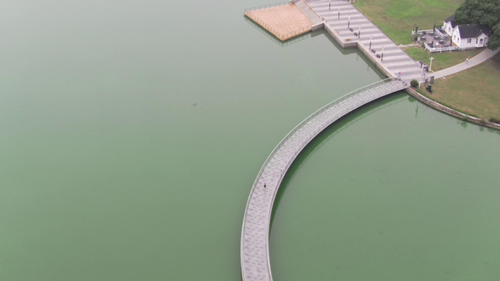
#> input picture SpaceLab/2.png, 500 x 281 px, shrunk from 1920 x 1080 before the run, found by its file name
$ python SequenceMatching.py
#> lines starting #> are read from the running program, lines starting #| are printed output that depends on the picture
import cv2
import numpy as np
import seaborn as sns
import matplotlib.pyplot as plt

def jaccard_similarity(set_a, set_b):
    intersection = set_a.intersection(set_b)
    union = set_a.union(set_b)
    return len(intersection) / len(union)

def sorensen_dice_similarity(set_a, set_b):
    intersection = set_a.intersection(set_b)
    return 2 * len(intersection) / (len(set_a) + len(set_b))

def hash_similarity(str_a, str_b):
    return sum(1 for a, b in zip(str_a, str_b) if a == b) / len(str_a)


def calculate_similarity(seq_a, seq_b, method="jaccard"):
    set_a, set_b = set(seq_a), set(seq_b)
    if method == "jaccard":
        return jaccard_similarity(set_a, set_b)
    elif method == "sorensen_dice":
        return sorensen_dice_similarity(set_a, set_b)
    elif method == "hash":
        return hash_similarity(seq_a, seq_b)
    else:
        raise ValueError(f"Unknown similarity method: {method}")

def dynamic_time_warping(seq_a, seq_b):
    len_a, len_b = len(seq_a), len(seq_b)
    dtw_matrix = np.zeros((len_a + 1, len_b + 1))

    for i in range(len_a + 1):
        for j in range(len_b + 1):
            dtw_matrix[i, j] = np.inf
    dtw_matrix[0, 0] = 0

    for i in range(1, len_a + 1):
        for j in range(1, len_b + 1):
            cost = abs(seq_a[i - 1] - seq_b[j - 1])
            dtw_matrix[i, j] = cost + min(dtw_matrix[i - 1, j], dtw_matrix[i, j - 1], dtw_matrix[i - 1, j - 1])

    return dtw_matrix[len_a, len_b]

jaccard_result_list = []
sorensen_dice_result_liat = []
hash_result_list = []
dym_list = []

def SequenceMatching(images):

    img1 = cv2.imread(images[0], cv2.IMREAD_UNCHANGED)
#> img1 is the input picture: shape (281, 500, 3); mean B, G, R 140.2, 157.9, 145.2
    img2 = cv2.imread(images[1], cv2.IMREAD_UNCHANGED)
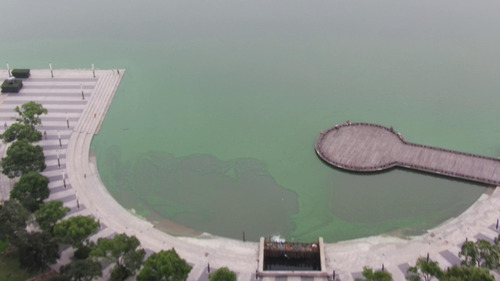
#> input picture SpaceLab/1.png, 500 x 281 px, shrunk from 1920 x 1080 before the run, found by its file name
#> img2 is the input picture: shape (281, 500, 3); mean B, G, R 134.3, 141, 135

    orb = cv2.ORB_create()

    kp1, des1 = orb.detectAndCompute(img1, None)
#> kp1 = 318 keypoints; strongest (x, y, size): (461, 37, 31), (413, 82, 44.6), (431, 47, 31), (431, 46, 37.2)
    kp2, des2 = orb.detectAndCompute(img2, None)
#> kp2 = 368 keypoints; strongest (x, y, size): (317, 244, 31), (35, 115, 31), (313, 245, 31), (173, 249, 31)

    bf = cv2.BFMatcher(cv2.NORM_HAMMING, crossCheck=True)
    matches = bf.match(des1, des2)
#> matches = 82 matches
    matches = sorted(matches, key=lambda x: x.distance)

    for i in range(0,len(matches)):


        x1 = kp1[matches[i].queryIdx].pt[0]
        y1 = kp1[matches[i].queryIdx].pt[1]

        x2 = kp2[matches[i].trainIdx].pt[0]
        y2 = kp2[matches[i].trainIdx].pt[1]


        roi1 = img1[int(y1) - 8:int(y1) + 8, int(x1) - 8:int(x1) + 8]
        roi2 = img1[int(y2) - 8:int(y2) + 8, int(x2) - 8:int(x2) + 8]
        sequence1 = roi1.flatten()
        sequence2 = roi2.flatten()

        jaccard_result = calculate_similarity(sequence1, sequence2, method="jaccard")
        sorensen_dice_result = calculate_similarity(sequence1, sequence2, method="sorensen_dice")
        hash_result = calculate_similarity(sequence1, sequence2, method="hash")
        #dym = dynamic_time_warping(sequence1,sequence2)

        jaccard_result_list.append(jaccard_result)
        sorensen_dice_result_liat.append(sorensen_dice_result)
        hash_result_list.append(hash_result)
#> this loop made 82 passes
#> (x1, y1, x2, y2, jaccard_result, sorensen_dice_result, hash_result) on passes 1 to 12: (342, 44.4, 335.2, 127.9, 0.622, 0.767, 0.00521), (406, 92, 347, 125, 0.669, 0.801, 0.0117), (309, 35, 391.2, 130.8, 0.0946, 0.173, 0.00651), (282, 39, 338.7, 165.9, 0.12, 0.215, 0.0026), (421.6, 65.66, 92.4, 242.4, 0.121, 0.217, 0.00911), (445, 32, 95, 242, 0.102, 0.186, 0.00521), (386, 76, 391.2, 127.2, 0.11, 0.198, 0.00391), (392.3, 74.3, 90, 239, 0.121, 0.216, 0.00391), (427, 75, 88.13, 74.3, 0.108, 0.195, 0.0169), (419.9, 69.12, 258, 241, 0.363, 0.533, 0.0247), (434.9, 69.12, 99, 238, 0.109, 0.197, 0.00651), (447, 33, 94.8, 241.2, 0.0966, 0.176, 0.00781)
#> after the loop, hash_result_list = 82 values, max 0.026 at index 31, min 0 at index 22, mean 0.00757; jaccard_result_list = 82 values, max 0.763 at index 55, min 0.0839 at index 52, mean 0.176; sorensen_dice_result_liat = 82 values, max 0.866 at index 55, min 0.155 at index 52, mean 0.276
        #dym_list.append(dym)

    showPlot(jaccard_result_list,sorensen_dice_result_liat,hash_result_list)


def showPlot(Quantlist,Quantlist2,Quantlist3):

    #print(Quantlist)
    # 获取列表的最大长度
    max_length = max(len(Quantlist), len(Quantlist2), len(Quantlist3))
#> max_length = 82
    # 生成序号列表
    index = list(range(1, max_length + 1))
#> index = 82 values from 1 to 82
    # 使用 plt.plot 绘制折线图
    plt.plot(index[:len(Quantlist)], Quantlist, marker='o', linestyle='-', linewidth=2, label='Data1')
    plt.plot(index[:len(Quantlist2)], Quantlist2, marker='s', linestyle='--', linewidth=2, label='Data2')
    plt.plot(index[:len(Quantlist3)], Quantlist3, marker='^', linestyle='-.', linewidth=2, label='Data3')
    #plt.plot(index[:len(Quantlist4)], Quantlist4, marker='^', linestyle='-.', linewidth=2, label='Data3')

    # 设置标题和轴标签
    plt.title("Distribution of Numbers in the Lists")
    plt.xlabel("Index")
    plt.ylabel("Value")

    # 添加图例
    plt.legend()

    # 显示图形
    plt.show()
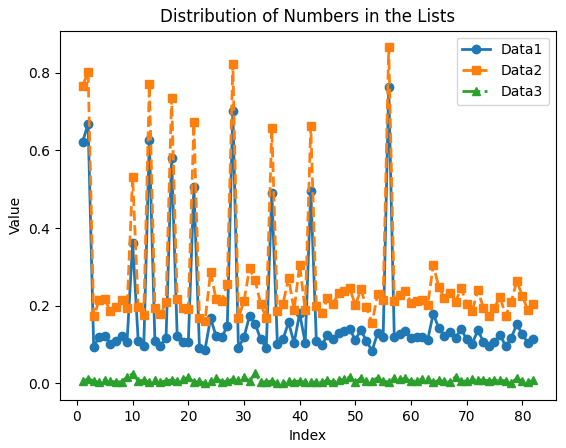
#> figure drawn by matplotlib, 1 panel; curve peaks at x = 56, y = 0.763; curve peaks at x = 56, y = 0.866; curve peaks at x = 32, y = 0.026


    listres1 = find_top_n_indices(Quantlist,50)
#> listres1 = 50 values, max 79 at index 29, min 0 at index 4, mean 42.1
    listres2 = find_top_n_indices(Quantlist2, 50)
#> listres2 has the same summary as listres1

    intersect = find_intersection(listres1,listres2)
    print(listres1)
    print(listres2)
    print(intersect)


def find_top_n_indices(data, n):
    return sorted(range(len(data)), key=lambda i: data[i], reverse=True)[:n]


def find_intersection(list1, list2):
    set1 = set(list1)
#> set1 = 50 items
    set2 = set(list2)
#> set2 = 50 items
    return set1.intersection(set2)


if __name__ == '__main__':
    imgpath = []
    imgpath2 = []
    img1path = './bmp/1.png'
    img2path = './bmp/2.png'

    img3path = './transformedPic/113.jpg'
    img4path = './transformedPic/143.jpg'


    imgpath.append(img2path)
    imgpath.append(img1path)
    imgpath2.append(img3path)
    imgpath2.append(img4path)

    SequenceMatching(imgpath)
#| [55, 27, 1, 12, 0, 16, 20, 41, 34, 9, 39, 63, 30, 23, 37, 31, 78, 26, 64, 68, 48, 50, 71, 58, 47, 66, 46, 53, 57, 79, 75, 44, 65, 17, 4, 24, 7, 61, 3, 54, 25, 29, 60, 56, 15, 67, 77, 59, 45, 69]
#| [55, 27, 1, 12, 0, 16, 20, 41, 34, 9, 39, 63, 30, 23, 37, 31, 78, 26, 64, 68, 48, 50, 71, 58, 47, 66, 46, 53, 57, 79, 75, 44, 65, 17, 4, 24, 7, 61, 3, 54, 25, 29, 60, 56, 15, 67, 77, 59, 45, 69]
#| {0, 1, 3, 4, 7, 9, 12, 15, 16, 17, 20, 23, 24, 25, 26, 27, 29, 30, 31, 34, 37, 39, 41, 44, 45, 46, 47, 48, 50, 53, 54, 55, 56, 57, 58, 59, 60, 61, 63, 64, 65, 66, 67, 68, 69, 71, 75, 77, 78, 79}
